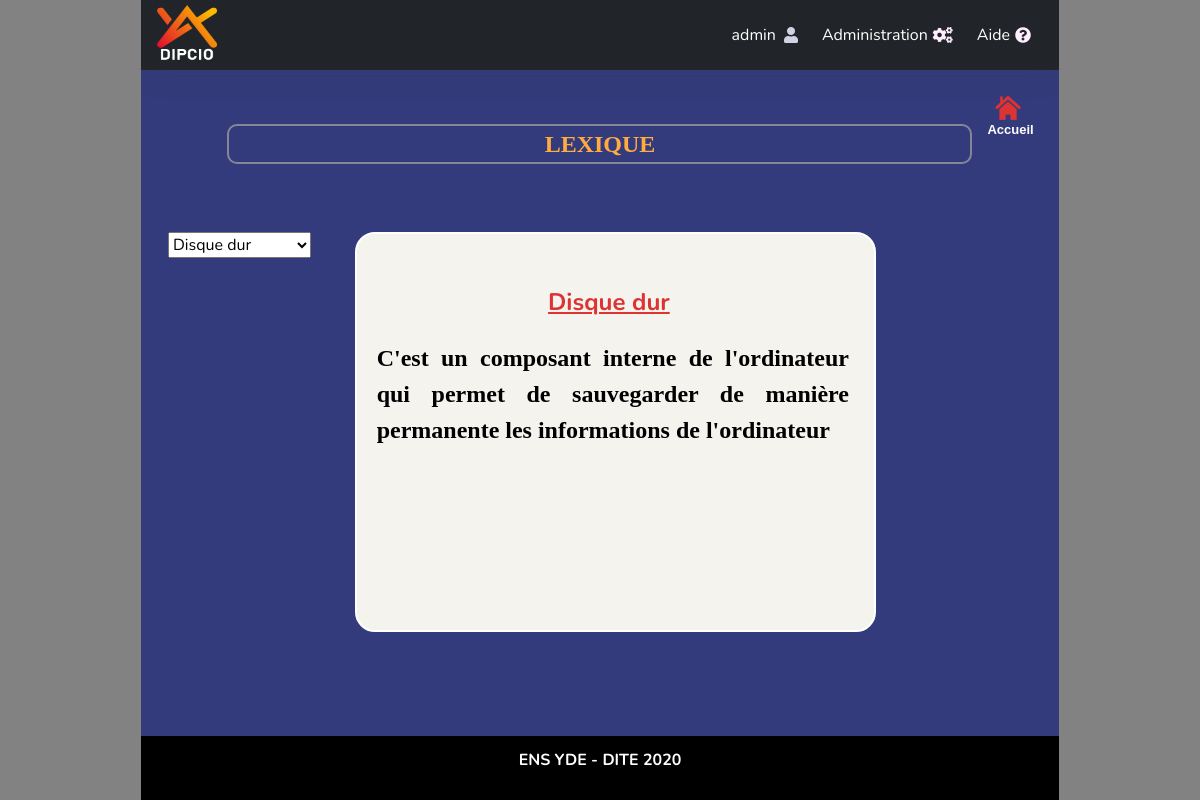
Page /lexique.php (signed in) on the committed database.
### tables this page shows
CREATE TABLE IF NOT EXISTS `lexique` (
  `id_lexique` int(11) NOT NULL AUTO_INCREMENT,
  `mot_cle` varchar(60) NOT NULL,
  `definition` varchar(255) NOT NULL,
  PRIMARY KEY (`id_lexique`)
);

### bd.php (called while the page is built, shortened)
<?php
	$dbname = 'dipcio_db';
	$dbuser = 'root';
	$dbpass = '';
	try {
		$bd = new PDO('mysql:host=localhost;dbname=' . $dbname . ';charset=utf8', $dbuser, $dbpass);
	} catch (Exception $e) {
		die('Erreur: ' . $e->getMessage());
	}
	class Lexique{
		public $_id_lexique;
		public $_mot_cle;
		public $_definition;
		function __construct($id_lexique, $mot_cle, $definition){
			$this->_id_lexique = $id_lexique;
			$this->_mot_cle = $mot_cle;
			$this->_definition = $definition;
		}
		public function id(){
			return $this->_id_lexique;
		}
		public function mot_cle(){
			return $this->_mot_cle;
		}
		public function definition(){
			return $this->_definition;
		}
	}
	function mots_cles(){
		global $bd;
		$resultats = [];
		$verif = $bd->query('select * from lexique order by mot_cle asc');
		$i = 0;
		while($donnee = $verif->fetch()){
			$lexique = new Lexique($donnee['id_lexique'], $donnee['mot_cle'], $donnee['definition']);
			$resultats[$i] = $lexique;
			$i++;
		}
		return $resultats;
	}
 ?>

### lexique.php (the view, shortened to what this page needs)
<?php
	include('bd.php');
?>
<!DOCTYPE html>
<html lang="en">
	<head>
	  <link rel="stylesheet" href="css/style2.css">
	  <?php
	    include('link.php');
	  ?>
	</head>
	<body id="page-top">
	   <div id="wrapper" style="height: 100%; margin: 0px auto; overflow: hidden;">
		 <div class="row d-flex justify-content-center" style="height: 100%">
		    <div id="content-wrapper" class="col-md-9 entete" style="height: 92%; overflow: hidden; background-color: #343b7c;">
	        <div id="content">
	          <?php
	            include('navbar.php');
	          ?>
	          <div class="container">
	            <div class="row">
	              <div class="col-md-1"></div>
	              <div class="col-md-10">
	                <div class="row" style="height: 30px;"></div>
	                <div class="row" style="margin-bottom: 20px;">
	                   <div class="col-md-12 current_module">
	                    <span>LEXIQUE</span>
	                  </div>
	                </div>
	              </div>
	              <div class="col-md-1" style="padding: 0px;">
	                <?php
	                  include('back.php');
	                ?>
	              </div>
	            </div>
	            <div class="row details-modules" style="margin-bottom: 10px;">
	              <div class="col-md-3" style="margin-top: 0px;">
	                <select id="lex" name="lex" onchange="itemChange(this);" data-placeholder="Select Month" class="chosen-select-no-single select1" style="width: 98%;">
	                    <?php
	                      $mot_cles = mots_cles();
	                      $n = count($mot_cles);
	                      for($i = 0; $i<$n; $i++){
	                        echo "<option value='".$mot_cles[$i]->id()."'>".$mot_cles[$i]->mot_cle()."</option>";
	                      }
	                    ?>
	                </select>
	              </div>
	              <?php
	                $mot_cles = mots_cles();
	                $n = count($mot_cles);
	                for($i = 0; $i<$n; $i++){
	                  echo "
	                  <div class='col-md-7' id='def".$mot_cles[$i]->id()."' style='display: none; padding: 0px; background-color: #F4F3ED; border-radius: 20px;'>
	                    <div class='row' style='margin-top: 50px; margin-right:1px; text-align: center; font-weight: bold; font-size: x-large;'>
	                        <div class='col-md-12' style='text-decoration: underline; text-decoration-color: #DD3333; color: #DD3333;'>".$mot_cles[$i]->mot_cle()."
	                        </div>
	                    </div>
	                    <div class='row' style='font-weight: bold; color: black; font-family: Constantia; font-size:1em'>
	                       <div class='col-md-11' style='margin-left: 20px; margin-top: 20px; line-height: 1.5; margin-right: 6em;  font-size: x-large; text-align: justify;'>
	                           ".$mot_cles[$i]->definition()."
	                       </div>
	                    </div>
	                  </div>";
	                }
	              ?>
	            </div>
	          </div>
	        </div>
	      </div>
	       <?php
	    		include('footer.php');
	 		?>
	    </div>
	  </div>
	</body>
</html>

### css/style.css (style rules this page uses)
body { background-color: rgb(130,130,130); }
.entete { padding-left: 0; padding-right: 0; }
.current_module { font-weight: bold; font-size: x-large; text-align: center; font-family: Constantia; border: 2px solid #858796; border-radius: 10px; color: #ffab40; }
.details-modules { margin-top: 31vh; transform: translateY(-50%); }
.details-modules .col-md-3 { height: 20%; border-radius: 30px; margin-left: 3px; margin-top: 5px; max-width: 19%; margin-right: 0.2em; }
.details-modules .col-md-7 { border: 2px solid white; height: 25em; padding-top: 20px; padding-bottom: 30px; margin-left: 1.6em; background-color: #000; }

### rows in the picture
lexique: mot_cle "Disque dur", definition "C'est un composant interne de l'ordinateur qui permet de sauvegarder de manière permanente les informations de l'ordinateur"

### other values in the picture
$_SESSION['identifiant'] "admin"
form field lex "Disque dur"
